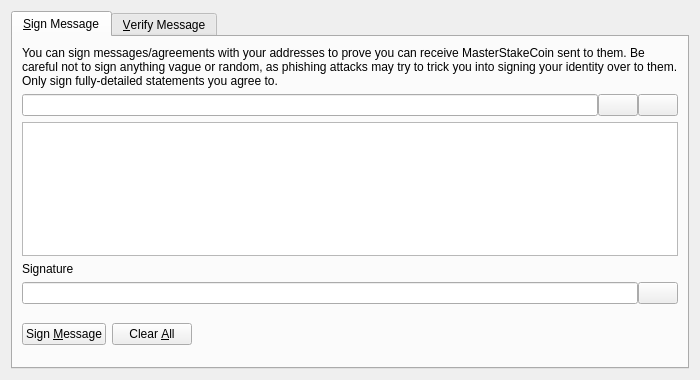
<?xml version="1.0" encoding="UTF-8"?>
<ui version="4.0">
 <class>SignVerifyMessageDialog</class>
 <widget class="QDialog" name="SignVerifyMessageDialog">
  <property name="geometry">
   <rect>
    <x>0</x>
    <y>0</y>
    <width>700</width>
    <height>380</height>
   </rect>
  </property>
  <property name="windowTitle">
   <string>Signatures - Sign / Verify a Message</string>
  </property>
  <property name="modal">
   <bool>true</bool>
  </property>
  <layout class="QVBoxLayout" name="verticalLayout">
   <item>
    <widget class="QTabWidget" name="tabWidget">
     <property name="currentIndex">
      <number>0</number>
     </property>
     <widget class="QWidget" name="tabSignMessage">
      <attribute name="title">
       <string>&amp;Sign Message</string>
      </attribute>
      <layout class="QVBoxLayout" name="verticalLayout_SM">
       <item>
        <widget class="QLabel" name="infoLabel_SM">
         <property name="text">
          <string>You can sign messages/agreements with your addresses to prove you can receive MasterStakeCoin sent to them. Be careful not to sign anything vague or random, as phishing attacks may try to trick you into signing your identity over to them. Only sign fully-detailed statements you agree to.</string>
         </property>
         <property name="textFormat">
          <enum>Qt::PlainText</enum>
         </property>
         <property name="wordWrap">
          <bool>true</bool>
         </property>
        </widget>
       </item>
       <item>
        <layout class="QHBoxLayout" name="horizontalLayout_1_SM">
         <property name="spacing">
          <number>0</number>
         </property>
         <item>
          <widget class="QValidatedLineEdit" name="addressIn_SM">
           <property name="toolTip">
            <string>The MasterStakeCoin address to sign the message with</string>
           </property>
          </widget>
         </item>
         <item>
          <widget class="QPushButton" name="addressBookButton_SM">
           <property name="toolTip">
            <string>Choose previously used address</string>
           </property>
           <property name="text">
            <string/>
           </property>
           <property name="shortcut">
            <string>Alt+A</string>
           </property>
           <property name="autoDefault">
            <bool>false</bool>
           </property>
          </widget>
         </item>
         <item>
          <widget class="QPushButton" name="pasteButton_SM">
           <property name="toolTip">
            <string>Paste address from clipboard</string>
           </property>
           <property name="text">
            <string/>
           </property>
           <property name="shortcut">
            <string>Alt+P</string>
           </property>
           <property name="autoDefault">
            <bool>false</bool>
           </property>
          </widget>
         </item>
        </layout>
       </item>
       <item>
        <widget class="QPlainTextEdit" name="messageIn_SM">
         <property name="toolTip">
          <string>Enter the message you want to sign here</string>
         </property>
        </widget>
       </item>
       <item>
        <widget class="QLabel" name="signatureLabel_SM">
         <property name="text">
          <string>Signature</string>
         </property>
         <property name="textFormat">
          <enum>Qt::PlainText</enum>
         </property>
        </widget>
       </item>
       <item>
        <layout class="QHBoxLayout" name="horizontalLayout_2_SM">
         <property name="spacing">
          <number>0</number>
         </property>
         <item>
          <widget class="QLineEdit" name="signatureOut_SM">
           <property name="font">
            <font>
             <italic>true</italic>
            </font>
           </property>
           <property name="readOnly">
            <bool>true</bool>
           </property>
          </widget>
         </item>
         <item>
          <widget class="QPushButton" name="copySignatureButton_SM">
           <property name="toolTip">
            <string>Copy the current signature to the system clipboard</string>
           </property>
           <property name="text">
            <string/>
           </property>
           <property name="autoDefault">
            <bool>false</bool>
           </property>
          </widget>
         </item>
        </layout>
       </item>
       <item>
        <layout class="QHBoxLayout" name="horizontalLayout_3_SM">
         <item>
          <widget class="QPushButton" name="signMessageButton_SM">
           <property name="toolTip">
            <string>Sign the message to prove you own this MasterStakeCoin address</string>
           </property>
           <property name="text">
            <string>Sign &amp;Message</string>
           </property>
           <property name="autoDefault">
            <bool>false</bool>
           </property>
          </widget>
         </item>
         <item>
          <widget class="QPushButton" name="clearButton_SM">
           <property name="toolTip">
            <string>Reset all sign message fields</string>
           </property>
           <property name="text">
            <string>Clear &amp;All</string>
           </property>
           <property name="autoDefault">
            <bool>false</bool>
           </property>
          </widget>
         </item>
         <item>
          <spacer name="horizontalSpacer_1_SM">
           <property name="orientation">
            <enum>Qt::Horizontal</enum>
           </property>
           <property name="sizeHint" stdset="0">
            <size>
             <width>40</width>
             <height>48</height>
            </size>
           </property>
          </spacer>
         </item>
         <item>
          <widget class="QLabel" name="statusLabel_SM">
           <property name="font">
            <font>
             <weight>75</weight>
             <bold>true</bold>
            </font>
           </property>
           <property name="text">
            <string/>
           </property>
           <property name="wordWrap">
            <bool>true</bool>
           </property>
          </widget>
         </item>
         <item>
          <spacer name="horizontalSpacer_2_SM">
           <property name="orientation">
            <enum>Qt::Horizontal</enum>
           </property>
           <property name="sizeHint" stdset="0">
            <size>
             <width>40</width>
             <height>48</height>
            </size>
           </property>
          </spacer>
         </item>
        </layout>
       </item>
      </layout>
     </widget>
     <widget class="QWidget" name="tabVerifyMessage">
      <attribute name="title">
       <string>&amp;Verify Message</string>
      </attribute>
      <layout class="QVBoxLayout" name="verticalLayout_VM">
       <item>
        <widget class="QLabel" name="infoLabel_VM">
         <property name="text">
          <string>Enter the receiver's address, message (ensure you copy line breaks, spaces, tabs, etc. exactly) and signature below to verify the message. Be careful not to read more into the signature than what is in the signed message itself, to avoid being tricked by a man-in-the-middle attack. Note that this only proves the signing party receives with the address, it cannot prove sendership of any transaction!</string>
         </property>
         <property name="textFormat">
          <enum>Qt::PlainText</enum>
         </property>
         <property name="alignment">
          <set>Qt::AlignLeading|Qt::AlignLeft|Qt::AlignTop</set>
         </property>
         <property name="wordWrap">
          <bool>true</bool>
         </property>
        </widget>
       </item>
       <item>
        <layout class="QHBoxLayout" name="horizontalLayout_1_VM">
         <property name="spacing">
          <number>0</number>
         </property>
         <item>
          <widget class="QValidatedLineEdit" name="addressIn_VM">
           <property name="toolTip">
            <string>The MasterStakeCoin address the message was signed with</string>
           </property>
          </widget>
         </item>
         <item>
          <widget class="QPushButton" name="addressBookButton_VM">
           <property name="toolTip">
            <string>Choose previously used address</string>
           </property>
           <property name="text">
            <string/>
           </property>
           <property name="shortcut">
            <string>Alt+A</string>
           </property>
           <property name="autoDefault">
            <bool>false</bool>
           </property>
          </widget>
         </item>
        </layout>
       </item>
       <item>
        <widget class="QPlainTextEdit" name="messageIn_VM"/>
       </item>
       <item>
        <widget class="QValidatedLineEdit" name="signatureIn_VM"/>
       </item>
       <item>
        <layout class="QHBoxLayout" name="horizontalLayout_2_VM">
         <item>
          <widget class="QPushButton" name="verifyMessageButton_VM">
           <property name="toolTip">
            <string>Verify the message to ensure it was signed with the specified MasterStakeCoin address</string>
           </property>
           <property name="text">
            <string>Verify &amp;Message</string>
           </property>
           <property name="autoDefault">
            <bool>false</bool>
           </property>
          </widget>
         </item>
         <item>
          <widget class="QPushButton" name="clearButton_VM">
           <property name="toolTip">
            <string>Reset all verify message fields</string>
           </property>
           <property name="text">
            <string>Clear &amp;All</string>
           </property>
           <property name="autoDefault">
            <bool>false</bool>
           </property>
          </widget>
         </item>
         <item>
          <spacer name="horizontalSpacer_1_VM">
           <property name="orientation">
            <enum>Qt::Horizontal</enum>
           </property>
           <property name="sizeHint" stdset="0">
            <size>
             <width>40</width>
             <height>48</height>
            </size>
           </property>
          </spacer>
         </item>
         <item>
          <widget class="QLabel" name="statusLabel_VM">
           <property name="font">
            <font>
             <weight>75</weight>
             <bold>true</bold>
            </font>
           </property>
           <property name="text">
            <string/>
           </property>
           <property name="wordWrap">
            <bool>true</bool>
           </property>
          </widget>
         </item>
         <item>
          <spacer name="horizontalSpacer_2_VM">
           <property name="orientation">
            <enum>Qt::Horizontal</enum>
           </property>
           <property name="sizeHint" stdset="0">
            <size>
             <width>40</width>
             <height>48</height>
            </size>
           </property>
          </spacer>
         </item>
        </layout>
       </item>
      </layout>
     </widget>
    </widget>
   </item>
  </layout>
 </widget>
 <customwidgets>
  <customwidget>
   <class>QValidatedLineEdit</class>
   <extends>QLineEdit</extends>
   <header>qvalidatedlineedit.h</header>
  </customwidget>
 </customwidgets>
 <resources>
  <include location="../masterstakecoin.qrc"/>
 </resources>
 <connections/>
</ui>
